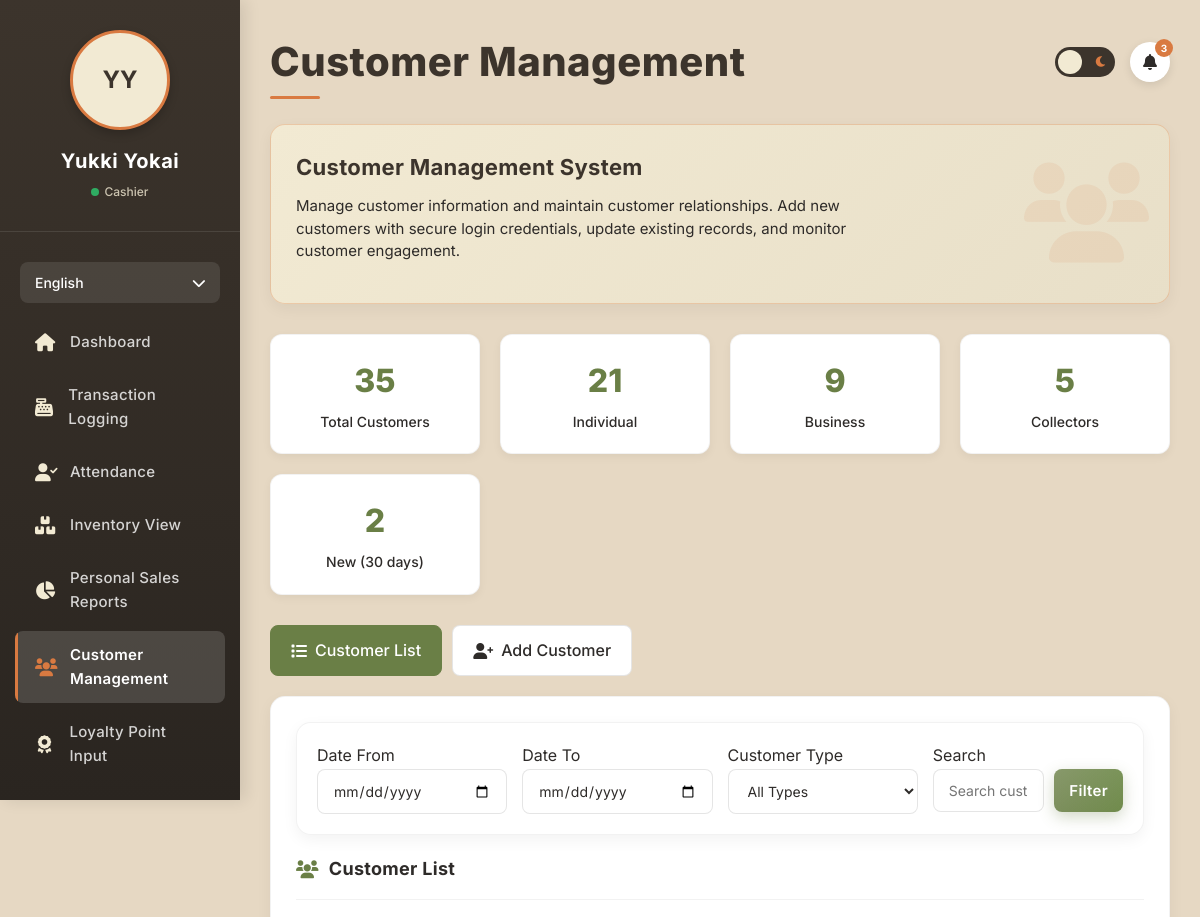
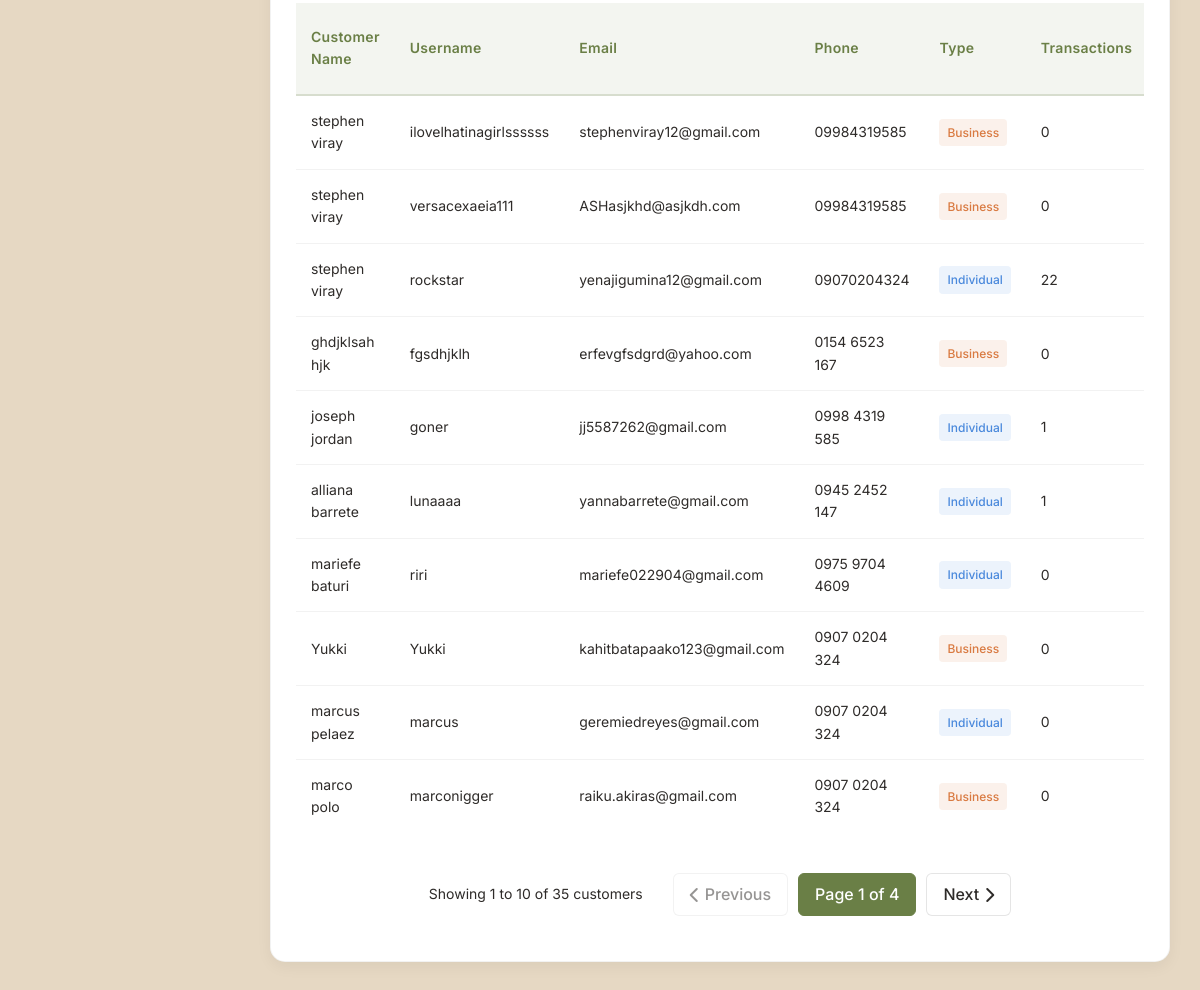
The page /Employee/customer_management.php (signed in) on the database its author committed (2 pictures, top to bottom).
### tables this page shows
CREATE TABLE `employees` (
  `id` int(11) NOT NULL AUTO_INCREMENT,
  `first_name` varchar(100) NOT NULL,
  `last_name` varchar(100) NOT NULL,
  `username` varchar(50) NOT NULL,
  `password_hash` varchar(255) NOT NULL,
  `is_verified` tinyint(1) NOT NULL DEFAULT 0,
  `role_id` int(11) NOT NULL,
  `contact_number` varchar(20) DEFAULT NULL,
  `email` varchar(100) DEFAULT NULL,
  `profile_photo` varchar(255) DEFAULT NULL,
  `resume` varchar(255) DEFAULT NULL,
  `is_active` tinyint(1) DEFAULT 1,
  `created_at` timestamp NOT NULL DEFAULT current_timestamp(),
  `updated_at` timestamp NOT NULL DEFAULT current_timestamp() ON UPDATE current_timestamp(),
  `address` text DEFAULT NULL,
  `two_factor_auth` tinyint(1) DEFAULT 0,
  `two_factor_secret` varchar(32) DEFAULT NULL,
  `backup_codes` text DEFAULT NULL,
  `last_login` datetime DEFAULT NULL,
  PRIMARY KEY (`id`),
  UNIQUE KEY `username` (`username`),
  KEY `fk_employee_role` (`role_id`),
  CONSTRAINT `fk_employee_role` FOREIGN KEY (`role_id`) REFERENCES `employee_roles` (`id`)
);

CREATE TABLE `employee_roles` (
  `id` int(11) NOT NULL AUTO_INCREMENT,
  `role_name` varchar(50) NOT NULL,
  `description` text DEFAULT NULL,
  `is_active` tinyint(1) DEFAULT 1,
  PRIMARY KEY (`id`)
);

CREATE TABLE `users` (
  `id` int(11) NOT NULL AUTO_INCREMENT,
  `first_name` varchar(50) NOT NULL,
  `last_name` varchar(50) NOT NULL,
  `username` varchar(50) DEFAULT NULL,
  `email` varchar(100) NOT NULL,
  `phone` varchar(20) NOT NULL,
  `address` text NOT NULL,
  `profile_image` varchar(255) DEFAULT NULL,
  `password_hash` varchar(255) NOT NULL,
  `user_type` enum('individual','business','collector') NOT NULL,
  `agreed_terms` tinyint(1) DEFAULT 0,
  `created_at` timestamp NOT NULL DEFAULT current_timestamp(),
  `loyalty_points` int(11) DEFAULT 0,
  `loyalty_tier` enum('bronze','silver','gold','platinum','diamond','ethereal') DEFAULT 'bronze',
  `referral_code` varchar(20) DEFAULT NULL,
  `referred_by` int(11) DEFAULT NULL,
  `is_admin` tinyint(1) DEFAULT 0,
  `last_login` datetime DEFAULT NULL,
  `is_verified` tinyint(1) DEFAULT 0,
  `verification_token` varchar(255) DEFAULT NULL,
  `token_expires_at` datetime DEFAULT NULL,
  `reset_token` varchar(64) DEFAULT NULL,
  `reset_token_expires` datetime DEFAULT NULL,
  `facebook_id` varchar(255) DEFAULT NULL,
  `api_key` varchar(64) DEFAULT NULL,
  `two_factor_auth` tinyint(1) DEFAULT 0,
  `two_factor_secret` varchar(32) DEFAULT NULL,
  PRIMARY KEY (`id`),
  UNIQUE KEY `email` (`email`),
  UNIQUE KEY `username_UNIQUE` (`username`),
  UNIQUE KEY `referral_code_UNIQUE` (`referral_code`),
  UNIQUE KEY `uniq_api_key` (`api_key`),
  KEY `idx_api_key` (`api_key`)
);

### Employee/customer_management.php (the view, shortened to what this page needs)
<?php
require_once 'db_connection.php';
$language = 'en';
$t = $translations[$language];
$employee_id = $_SESSION['employee_id'];
$query = "SELECT e.*, r.role_name
          FROM employees e
          JOIN employee_roles r ON e.role_id = r.id
          WHERE e.id = ?";
$stmt = $conn->prepare($query);
$stmt->bind_param("i", $employee_id);
$stmt->execute();
$result = $stmt->get_result();
$employee = $result->fetch_assoc();
$employee_name = $employee['first_name'] . ' ' . $employee['last_name'];
$employee_role = $employee['role_name'];
$customers_per_page = 10;
$current_page = isset($_GET['page']) ? max(1, intval($_GET['page'])) : 1;
$offset = ($current_page - 1) * $customers_per_page;
$count_query = "SELECT COUNT(*) as total FROM users u WHERE 1=1";
$count_stmt = $conn->prepare($count_query);
$count_stmt->execute();
$count_result = $count_stmt->get_result();
$total_customers = $count_result->fetch_assoc()['total'];
$total_pages = ceil($total_customers / $customers_per_page);
$customers_query = "SELECT u.*,
                   COUNT(DISTINCT t.id) as total_transactions,
                   COALESCE(SUM(t.amount), 0) as total_spent,
                   MAX(t.created_at) as last_transaction
                   FROM users u
                   LEFT JOIN transactions t ON u.id = t.user_id
                   WHERE 1=1";
$params = [];
$types = "";
$customers_query .= " GROUP BY u.id ORDER BY u.created_at DESC LIMIT ? OFFSET ?";
$params[] = $customers_per_page;
$params[] = $offset;
$types .= "ii";
$customers_stmt = $conn->prepare($customers_query);
if (!empty($params)) {
    $customers_stmt->bind_param($types, ...$params);
}
$customers_stmt->execute();
$customers_result = $customers_stmt->get_result();
$customers = $customers_result->fetch_all(MYSQLI_ASSOC);
$stats_query = "SELECT
                COUNT(*) as total_customers,
                COUNT(CASE WHEN user_type = 'individual' THEN 1 END) as individual_customers,
                COUNT(CASE WHEN user_type = 'business' THEN 1 END) as business_customers,
                COUNT(CASE WHEN user_type = 'collector' THEN 1 END) as collector_customers,
                COUNT(CASE WHEN created_at >= DATE_SUB(NOW(), INTERVAL 30 DAY) THEN 1 END) as new_customers_30_days
                FROM users";
$stats_stmt = $conn->prepare($stats_query);
$stats_stmt->execute();
$stats_result = $stats_stmt->get_result();
$stats = $stats_result->fetch_assoc();
?>
<!DOCTYPE html>
<html lang="en">
<head>
    <link rel="stylesheet" href="https://cdnjs.cloudflare.com/ajax/libs/font-awesome/6.0.0-beta3/css/all.min.css">
</head>
<body>
    <div class="sidebar" id="sidebar">
        <div class="sidebar-header">
            <div class="user-avatar">
                <?php if (!empty($employee['profile_photo']) && file_exists($employee['profile_photo'])): ?>
                    <img src="<?php echo htmlspecialchars($employee['profile_photo']); ?>" alt="Profile">
                <?php else: ?>
                    <?php echo strtoupper(substr($employee['first_name'], 0, 1) . substr($employee['last_name'], 0, 1)); ?>
                <?php endif; ?>
            </div>
            <div class="user-name"><?php echo htmlspecialchars($employee_name); ?></div>
            <div class="user-status">
                <span class="status-indicator"></span>
                <span><?php echo htmlspecialchars($employee_role); ?></span>
            </div>
        </div>
        <div class="language-switcher">
            <button class="language-btn">
                <span><?php echo $language === 'en' ? 'English' : 'Filipino'; ?></span>
                <i class="fas fa-chevron-down"></i>
            </button>
        </div>
        <ul class="nav-menu">
            <li><a href="Index.php"><i class="fas fa-home"></i> <?php echo $t['dashboard']; ?></a></li>
            <li><a href="transaction_logging.php"><i class="fas fa-cash-register"></i> <?php echo $t['transaction_logging']; ?></a></li>
            <li><a href="attendance.php"><i class="fas fa-user-check"></i> <?php echo $t['attendance']; ?></a></li>
            <li><a href="inventory_view.php"><i class="fas fa-boxes"></i> <?php echo $t['inventory_view']; ?></a></li>
            <li><a href="sales_reports.php"><i class="fas fa-chart-pie"></i> <?php echo $t['sales_reports']; ?></a></li>
            <li><a href="customer_management.php" class="active"><i class="fas fa-users"></i> <?php echo $t['customer_management']; ?></a></li>
            <li><a href="loyalty_points.php"><i class="fas fa-award"></i> <?php echo $t['loyalty_points']; ?></a></li>
             <li><a href="messages.php"><i class="fas fa-envelope"></i> <?php echo $t['messages']; ?></a></li>
        </ul>
    </div>
    <div class="main-content">
        <div class="header">
            <h1 class="page-title"><?php echo $t['customer_management']; ?></h1>
            <div class="header-controls">
                <button class="dark-mode-toggle">
                    <i class="fas fa-moon moon"></i>
                </button>
                <div class="notification-bell">
                    <i class="fas fa-bell"></i>
                    <span class="notification-badge">3</span>
                </div>
            </div>
        </div>
        <div class="welcome-banner">
            <div class="welcome-content">
                <h2><?php echo $t['customer_management_system']; ?></h2>
                <p><?php echo $t['manage_customer_info']; ?></p>
            </div>
            <div class="welcome-icon">
                <i class="fas fa-users"></i>
            </div>
        </div>
        <div class="stats-grid">
            <div class="stat-card">
                <div class="stat-number"><?php echo number_format($stats['total_customers']); ?></div>
                <div class="stat-label"><?php echo $t['total_customers']; ?></div>
            </div>
            <div class="stat-card">
                <div class="stat-number"><?php echo number_format($stats['individual_customers']); ?></div>
                <div class="stat-label"><?php echo $t['individual']; ?></div>
            </div>
            <div class="stat-card">
                <div class="stat-number"><?php echo number_format($stats['business_customers']); ?></div>
                <div class="stat-label"><?php echo $t['business']; ?></div>
            </div>
            <div class="stat-card">
                <div class="stat-number"><?php echo number_format($stats['collector_customers']); ?></div>
                <div class="stat-label"><?php echo $t['collectors']; ?></div>
            </div>
            <div class="stat-card">
                <div class="stat-number"><?php echo number_format($stats['new_customers_30_days']); ?></div>
                <div class="stat-label"><?php echo $t['new_30_days']; ?></div>
            </div>
        </div>
        <div class="customer-tabs">
            <div class="customer-tab active" data-tab="customer-list">
                <i class="fas fa-list"></i> <?php echo $t['customer_list']; ?>
            </div>
            <div class="customer-tab" data-tab="add-customer">
                <i class="fas fa-user-plus"></i> <?php echo $t['add_customer']; ?>
            </div>
        </div>
        <div id="customer-list" class="dashboard-card">
            <div class="filters" style="margin-bottom: 20px;">
                <form method="GET" id="filterForm">
                    <div class="form-row">
                        <div class="form-col">
                            <label><?php echo $t['date_from']; ?></label>
                            <input type="date" name="date_from" class="form-control" value="<?php echo $_GET['date_from'] ?? ''; ?>">
                        </div>
                        <div class="form-col">
                            <label><?php echo $t['date_to']; ?></label>
                            <input type="date" name="date_to" class="form-control" value="<?php echo $_GET['date_to'] ?? ''; ?>">
                        </div>
                        <div class="form-col">
                            <label><?php echo $t['customer_type']; ?></label>
                            <select name="user_type" class="form-control">
                                <option value=""><?php echo $t['all_types']; ?></option>
                            </select>
                        </div>
                        <div class="form-col">
                            <label><?php echo $t['search']; ?></label>
                            <div class="input-group">
                                <input type="text" name="search" class="form-control" placeholder="<?php echo $t['search_customers']; ?>" value="<?php echo $_GET['search'] ?? ''; ?>">
                                <button type="submit" class="btn btn-primary"><?php echo $t['filter']; ?></button>
                            </div>
                        </div>
                    </div>
                </form>
            </div>
            <div class="card-header">
                <h2 class="card-title"><i class="fas fa-users"></i> <?php echo $t['customer_list']; ?></h2>
            </div>
            <?php if (!empty($customers)): ?>
                <div class="table-responsive">
                    <table>
                        <thead>
                            <tr>
                                <th><?php echo $t['customer_name']; ?></th>
                                <th><?php echo $t['username']; ?></th>
                                <th><?php echo $t['email']; ?></th>
                                <th><?php echo $t['phone']; ?></th>
                                <th><?php echo $t['type']; ?></th>
                                <th><?php echo $t['transactions']; ?></th>
                            </tr>
                        </thead>
                        <tbody>
                            <?php foreach ($customers as $customer): ?>
                                <tr>
                                    <td><?php echo htmlspecialchars($customer['first_name'] . ' ' . $customer['last_name']); ?></td>
                                    <td><?php echo htmlspecialchars($customer['username'] ?? 'N/A'); ?></td>
                                    <td><?php echo htmlspecialchars($customer['email']); ?></td>
                                    <td><?php echo htmlspecialchars($customer['phone']); ?></td>
                                    <td>
                                        <span class="badge badge-<?php echo $customer['user_type']; ?>">
                                            <?php echo ucfirst($customer['user_type']); ?>
                                        </span>
                                    </td>
                                    <td><?php echo number_format($customer['total_transactions']); ?></td>
                                </tr>
                            <?php endforeach; ?>
                        </tbody>
                    </table>
                </div>
                <?php if ($total_pages > 1): ?>
                    <div class="pagination">
                        <div class="pagination-info">
                            <?php echo $t['showing']; ?> <?php echo (($current_page - 1) * $customers_per_page) + 1; ?> <?php echo $t['to']; ?>
                            <?php echo min($current_page * $customers_per_page, $total_customers); ?> <?php echo $t['of']; ?>
                            <?php echo $total_customers; ?> <?php echo $t['customers']; ?>
                        </div>
                        <?php if ($current_page > 1): ?>
                            <a href="?<?php echo http_build_query(array_merge($_GET, ['page' => $current_page - 1])); ?>" class="pagination-btn">
                                <i class="fas fa-chevron-left"></i> <?php echo $t['previous']; ?>
                            </a>
                        <?php else: ?>
                            <span class="pagination-btn disabled">
                                <i class="fas fa-chevron-left"></i> <?php echo $t['previous']; ?>
                            </span>
                        <?php endif; ?>
                        <span class="pagination-btn current">
                            <?php echo $t['page']; ?> <?php echo $current_page; ?> <?php echo $t['of']; ?> <?php echo $total_pages; ?>
                        </span>
                        <?php if ($current_page < $total_pages): ?>
                            <a href="?<?php echo http_build_query(array_merge($_GET, ['page' => $current_page + 1])); ?>" class="pagination-btn">
                                <?php echo $t['next']; ?> <i class="fas fa-chevron-right"></i>
                            </a>
                        <?php else: ?>
                            <span class="pagination-btn disabled">
                                <?php echo $t['next']; ?> <i class="fas fa-chevron-right"></i>
                            </span>
                        <?php endif; ?>
                    </div>
                <?php endif; ?>
            <?php endif; ?>
        </div>
    </div>
</body>
</html>

### rows shown on the page
employees: first_name+last_name "YY", employee_name "Yukki Yokai", role.role_name "Cashier"
users: first_name+last_name "stephen viray", username "ilovelhatinagirlssssss", email "stephenviray12@gmail.com", phone "09984319585", user_type "Business", total_transactions "0"
users: first_name+last_name "stephen viray", username "versacexaeia111", email "ASHasjkhd@asjkdh.com", phone "09984319585", user_type "Business", total_transactions "0"
users: first_name+last_name "stephen viray", username "rockstar", email "yenajigumina12@gmail.com", phone "09070204324", user_type "Individual", total_transactions "22"
users: first_name+last_name "ghdjklsah hjk", username "fgsdhjklh", email "erfevgfsdgrd@yahoo.com", phone "0154 6523 167", user_type "Business", total_transactions "0"
users: first_name+last_name "joseph jordan", username "goner", email "jj5587262@gmail.com", phone "0998 4319 585", user_type "Individual", total_transactions "1"
users: first_name+last_name "alliana barrete", username "lunaaaa", email "yannabarrete@gmail.com", phone "0945 2452 147", user_type "Individual", total_transactions "1"
users: first_name+last_name "mariefe baturi", username "riri", email "mariefe022904@gmail.com", phone "0975 9704 4609", user_type "Individual", total_transactions "0"
users: first_name+last_name "Yukki", username "Yukki", email "kahitbatapaako123@gmail.com", phone "0907 0204 324", user_type "Business", total_transactions "0"
users: first_name+last_name "marcus pelaez", username "marcus", email "geremiedreyes@gmail.com", phone "0907 0204 324", user_type "Individual", total_transactions "0"
users: first_name+last_name "marco polo", username "marconigger", email "raiku.akiras@gmail.com", phone "0907 0204 324", user_type "Business", total_transactions "0"

### other values the page prints
$t['dashboard'] "Dashboard"
$t['transaction_logging'] "Transaction Logging"
$t['attendance'] "Attendance"
$t['inventory_view'] "Inventory View"
$t['sales_reports'] "Personal Sales Reports"
$t['customer_management'] "Customer Management"
$t['loyalty_points'] "Loyalty Point Input"
$t['customer_management_system'] "Customer Management System"
$t['manage_customer_info'] "Manage customer information and maintain customer relationships. Add new customers with secure login credentials, update existing records, and monitor customer engagement."
$stats['total_customers'] "35"
$t['total_customers'] "Total Customers"
$stats['individual_customers'] "21"
$t['individual'] "Individual"
$stats['business_customers'] "9"
$t['business'] "Business"
